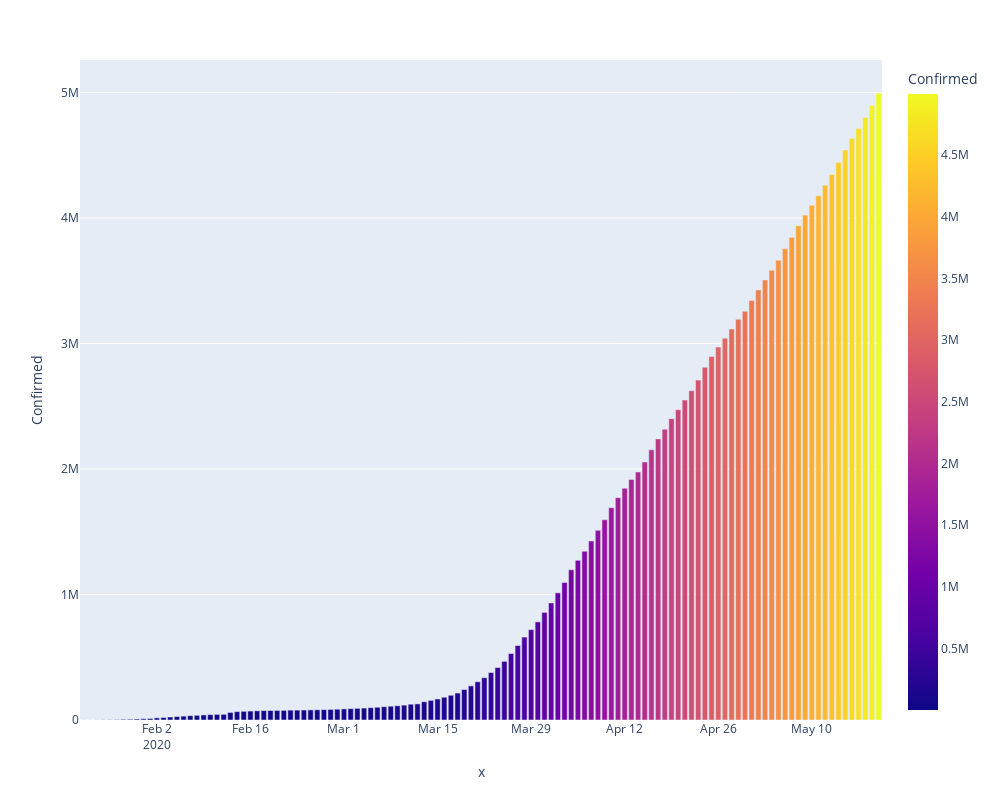

The notebook cell this image was saved under:
### Code cell
import plotly.express as px


fig = px.bar(covid_datewise, x=covid_datewise.index,y='Confirmed', height=800,width=1000,color='Confirmed')
fig.show()
